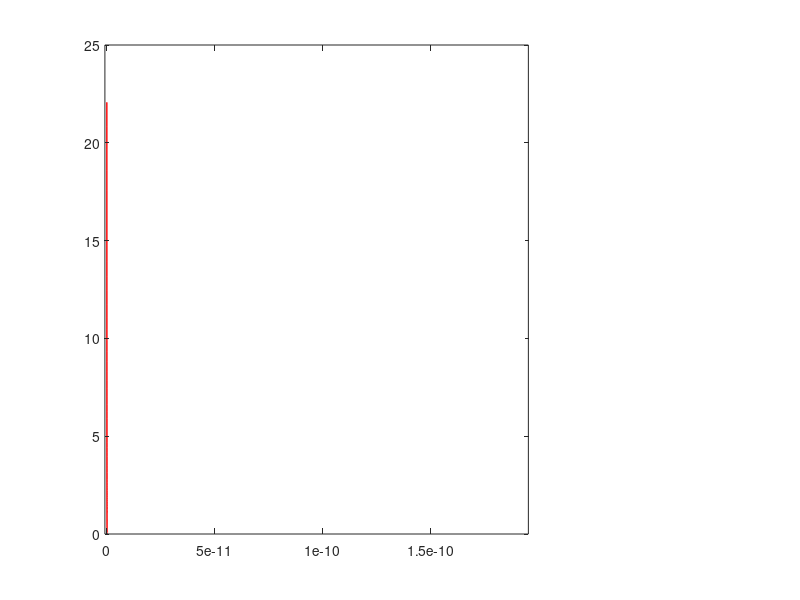
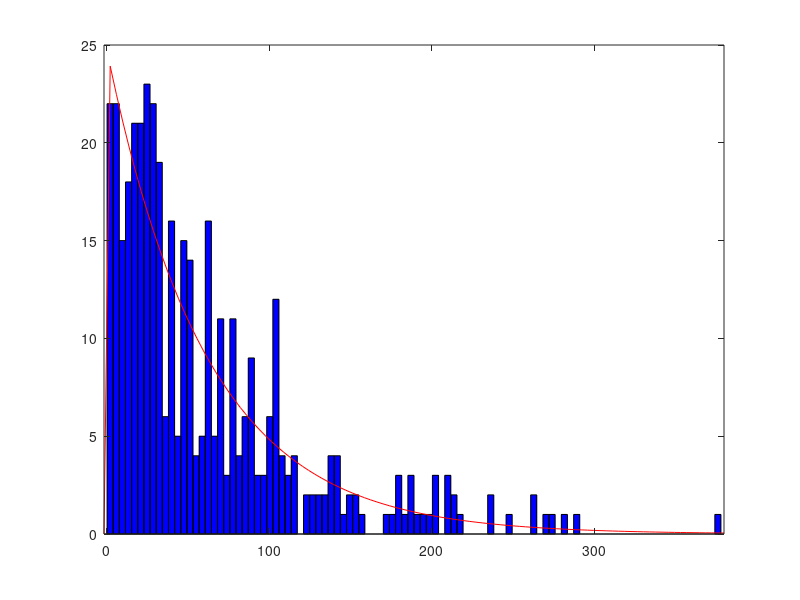

MATLAB code to generate these figures, in order: (Note: this script raises an error after producing the figures.)
clc, clear all, close all
rng('default') % For reproducibility
%% Esponenziale

x=(0:400);
lambda_exp=linspace(eps,0.2,100);
for i=1:100;
    mu_exp=lambda_exp(i);
%     y_exp=makedist('Exponential','mu',mu_exp);
    y_exp=(random('Exponential',mu_exp,length(x),1)).*300; %ms 
%     prova=fitdist(x,'y_exp');
    Y_EXP(i,:)=y_exp;
    hf_exp=histfit(y_exp,100,'Exponential');
    delete(hf_exp(1))
    figure (100)
    histfit(y_exp,100,'Exponential'), hold on 
end 
hold off
figure, histogram(Y_EXP,'Normalization','probability')
std_exp=std(Y_EXP');
mean_exp=mean(Y_EXP');
CV_exp=std_exp./mean_exp;
figure
plot(CV_exp,'*r'), hold on, plot(0:100,ones(101),'-k'), legend('Cv exp','valore atteso'), ylim([0 2])
figure
histogram(CV_exp), xlim([0 2]), xlabel('CV exponential'), ylabel('count')
%% Gamma

x=(0:400);
Alfa=linspace(1,9,10);
lambda_g=linspace(eps,1e-2,10);
Y_GAMMA_zero=zeros(110,length(x));
for jj=1:length(Alfa)
    A=Alfa(jj);
    for ii=1:length(lambda_g)
        B=lambda_g(ii); 
        y_gamma=(random('gam',A,B,length(x),1)).*3000;
        yg(ii,:)=y_gamma';
        h=histfit(y_gamma,1,'Gamma');
        delete(h(1))
        figure(100)
        histfit(y_gamma,100,'Gamma'), hold on, 
    end
    row=jj*10:1:jj*10+9;
    Y_GAMMA_zero(row,:)=yg;
   
end
Y_GAMMA=Y_GAMMA_zero(10:109,:);
figure, histogram(Y_GAMMA,'Normalization','probability')
std_gam=std(Y_GAMMA');
mean_gam=mean(Y_GAMMA');
CV_gam=std_gam./mean_gam;
figure, histogram(CV_gam),xlim([0 2]), xlabel('CV gamma'), ylabel('count')
alfa=linspace(1,9,100);
rad_alfa=(1./sqrt(alfa));
figure, plot (CV_gam,'*r'), hold on, plot(rad_alfa(2:end)), legend('Cv','valore atteso'),


%% GAUSSIANA INVERSA 

x=(0:400); %ms
mu_ginv=linspace(eps,0.2,10);
lambda_ginv=linspace(eps,0.3,10);
INV_GAU=zeros(110,length(x));
for jjj=1:length(mu_ginv)
    MU=mu_ginv(jjj);
    for iii=1:length(lambda_ginv)
        LAMBDA=lambda_ginv(iii);
%         ginv= makedist('InverseGaussian','mu',MU,'lambda',LAMBDA);
        inv_gau= random('InverseGaussian',MU,LAMBDA,length(x),1);
        invgau(iii,:)=inv_gau';
        hing=histfit(inv_gau,100,'InverseGaussian')
%         y_ginv=pdf(ginv,0:400);
%         figure (100)
%         plot(0:400,y_ginv), hold on
    end
    figure
    histfit(inv_gau,100,'InverseGaussian'), hold on
    row_gau=jjj*10:1:jjj*10+9;
    INV_GAU_zero(row_gau,:)=invgau;
end 
INV_GAU=INV_GAU_zero(10:109,:);
figure, histogram(INV_GAU)
std_ginv=std(INV_GAU');
mean_ginv=mean(INV_GAU');
CV_ginv=std_ginv./mean_ginv;
figure, histogram(CV_ginv)
lambda_g_inv=(linspace(eps,0.3,101));
rad_lambda=(1./sqrt(lambda_g_inv));
figure, plot (CV_ginv,'*r'), hold on, plot(rad_lambda(2:end)), legend('Cv','valore atteso'), ylim([-20 20])

% %% TRENI DI DELTA 
% %posizioni da esponenziale 
% [SpikePos_EXP] = spike_position(Y_EXP); %suppongo ms 
% %posizioni da gamma 
% % [SpikePos_GAMMA]=spike_position(Y_GAMMA);
% %%h
% fs=2e4; % 20 kHz
% [spikeT_expo,lunghezza_ex]=DELTA_TRAIN(SpikePos_EXP,fs);
% % [spikeT_gamma,lunghezza_ga]=DELTA_TRAIN(SpikePos_GAMMA,fs);
% time_s=(1:length(lunghezza_ex))./fs;
% % figure, stem(time_s,spikeT_expo(67,:)), xlabel('s')
% % figure, stem(spikeT_gamma(67,:))

